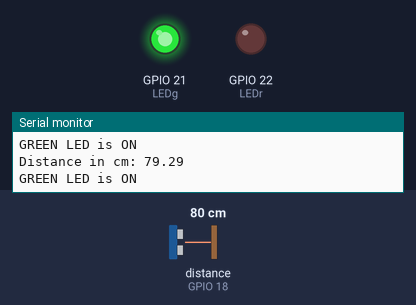
Recording of a sketch running on a simulated ESP32. Shown: output pins drawn as LEDs (lit = HIGH), the last lines printed to the serial monitor. The test bench sets the inputs (shaded band); at power-on: distance to the obstacle (sensor on GPIO 18) 80 cm. The echo pulse lasts 58.3 µs per cm; WiFi joins after 1.5 s; servers stay silent unless stated; pins used as bus, display or sensor lines are not drawn.

Above: at 7.1 s.
7.2 s: distance to the obstacle (sensor on GPIO 18) set to 23 cm
9.5 s: distance to the obstacle (sensor on GPIO 18) set to 18 cm
At 11.0 s:
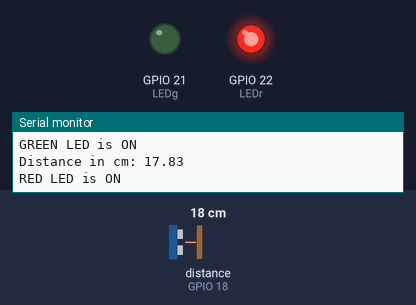
11.8 s: distance to the obstacle (sensor on GPIO 18) set to 35 cm
At 13.2 s:
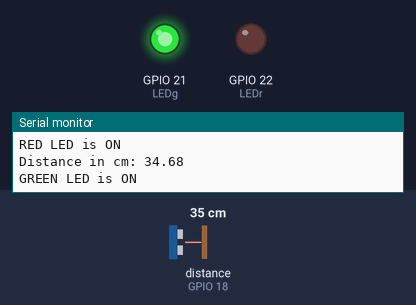
14.3 s: distance to the obstacle (sensor on GPIO 18) set to 2 cm
At 16.6 s:
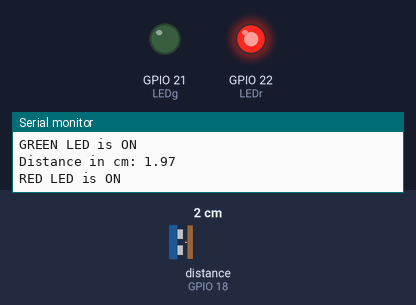
Timing chart, 0 to 17.9 s (numbered marks = the images above; inputs shaded):
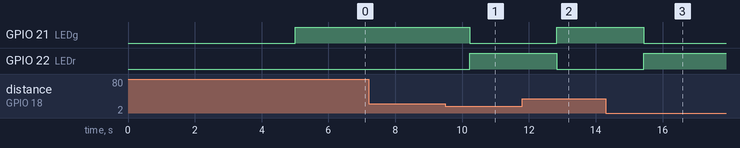

The sketch:

Ultrasonic_Dist_Meter.ino
```cpp
#include "ThingSpeak.h"
#include "WiFi.h"

//-------Enter your WiFi Details------//
char ssid[] = "VishuMob";  //SSID
char pass[] = "7070070167@Vt";  //Password
//-----------------------------------//

const int trigger = 5;
const int echo = 18;
long T;
float distanceCM;

const int LEDr = 22;   //Red LED to GPIO = 21
const int LEDg = 21;  //Green LED to GPIO = 22

WiFiClient client;

//-------------ThingSpeak Details-----------------//
unsigned long myChannelField = 1487450; //Channel ID
const int ChannelField = 3; //Which channel to write data
const char * myWriteAPIKey = "8OLYPMW0FCX9SIOK"; //Your Write API Key
//-----------------------------------------------//

void setup() {
  Serial.begin(115200);
  pinMode(trigger, OUTPUT);
  pinMode(echo, INPUT);
  pinMode(LEDr, OUTPUT);
  pinMode(LEDg, OUTPUT);
  WiFi.mode(WIFI_STA);
  ThingSpeak.begin(client);

}

void loop()
{
  //-----------------WiFi Setup-------------------//
  if(WiFi.status()!= WL_CONNECTED)
  {
    Serial.print("Attempting to Connect to SSID: ");
    Serial.println(ssid);
    while(WiFi.status()!= WL_CONNECTED)
    {
      WiFi.begin(ssid,pass);
      Serial.print(".");
      delay(5000);
    }
  Serial.println("\nConnected.");
  }
  //--------------------------------------------//

  digitalWrite(trigger, LOW);
  delay(1);
  digitalWrite(trigger, HIGH);
  delayMicroseconds(10);
  digitalWrite(trigger, LOW);
  T = pulseIn(echo, HIGH);
  distanceCM = T * 0.034;
  distanceCM = distanceCM / 2;
  Serial.print("Distance in cm: ");
  Serial.println(distanceCM);

//--------To Detect Danger Zone----------//
  if(distanceCM <= 20)
  {
    digitalWrite(LEDr, HIGH);   //Red LED = ON
    digitalWrite(LEDg, LOW);    //Green LED = OFF
    Serial.print("RED LED is ON\n");
  }
  else
  {
    digitalWrite(LEDr, LOW);   //Red LED = OFF
    digitalWrite(LEDg, HIGH);  //Green LED = ON
    Serial.print("GREEN LED is ON\n");
  }
//---------------------------------------//

  ThingSpeak.writeField(myChannelField,ChannelField, distanceCM, myWriteAPIKey);
  delay(1000);
}
```

Measured:
- the behaviour switches between 21 and 20 cm on distance to the obstacle (sensor on GPIO 18) (found by bisection; images 0 and 1)
- after the input at 9.5 s, GPIO 21 (LEDg): HIGH → LOW after 0.73 s; GPIO 22 (LEDr): LOW → HIGH after 0.73 s
- after the input at 11.8 s, GPIO 21 (LEDg): LOW → HIGH after 1.0 s; GPIO 22 (LEDr): HIGH → LOW after 1.0 s
- after the input at 14.3 s, GPIO 21 (LEDg): HIGH → LOW after 1.1 s; GPIO 22 (LEDr): LOW → HIGH after 1.1 s
